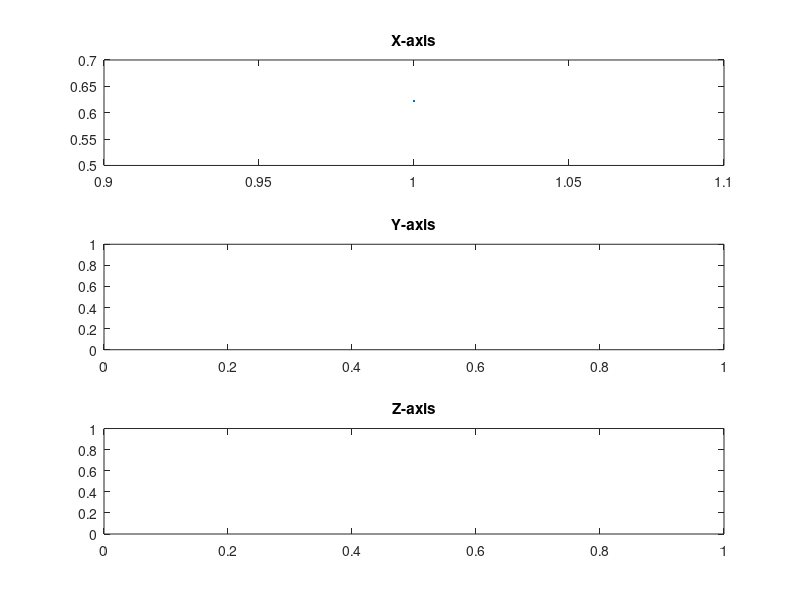

Write MATLAB code to recreate this figure. (Note: this script raises an error after producing the figure.)
fileID = fopen('edit.txt');
C = textscan(fileID,'%f,%f,%f','delimiter', '\n','CommentStyle',']|');
celldisp(C);
fclose(fileID);
figure('name','Nothing');
subplot(3,1,1);
plot(1:length(C{1}),C{1});
title('X-axis');
subplot(3,1,2);
%figure('name','Nothing Y');
plot(1:length(C{2}),C{2});
title('Y-axis');
subplot(3,1,3);
%figure('name','Nothing Z');
plot(1:length(C{3}),C{3});
title('Z-axis');

fileID = fopen('edit1.txt');
C = textscan(fileID,'%f,%f,%f','delimiter', '\n','CommentStyle',']|');
celldisp(C);
fclose(fileID);
figure('name','Swiming');
subplot(3,1,1);
plot(1:length(C{1}),C{1});
title('X-axis');
subplot(3,1,2);
%figure('name','Nothing Y');
plot(1:length(C{2}),C{2});
title('Y-axis');
subplot(3,1,3);
%figure('name','Nothing Z');
plot(1:length(C{3}),C{3});
title('Z-axis');

fileID = fopen('edit2.txt');
C = textscan(fileID,'%f,%f,%f','delimiter', '\n','CommentStyle',']|');
celldisp(C);
fclose(fileID);
figure('name','Drowning');
subplot(3,1,1);
plot(1:length(C{1}),C{1});
title('X-axis');
subplot(3,1,2);
%figure('name','Nothing Y');
plot(1:length(C{2}),C{2});
title('Y-axis');
subplot(3,1,3);
%figure('name','Nothing Z');
plot(1:length(C{3}),C{3});
title('Z-axis');